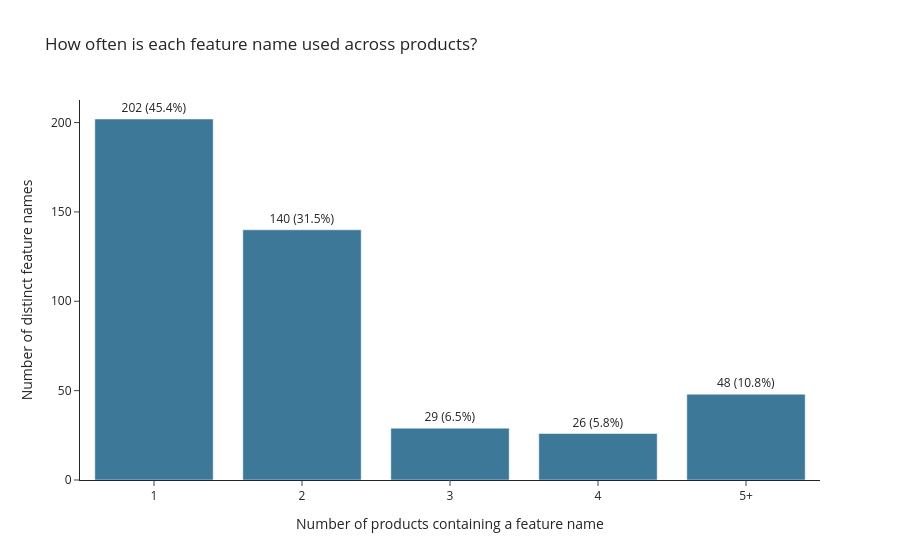
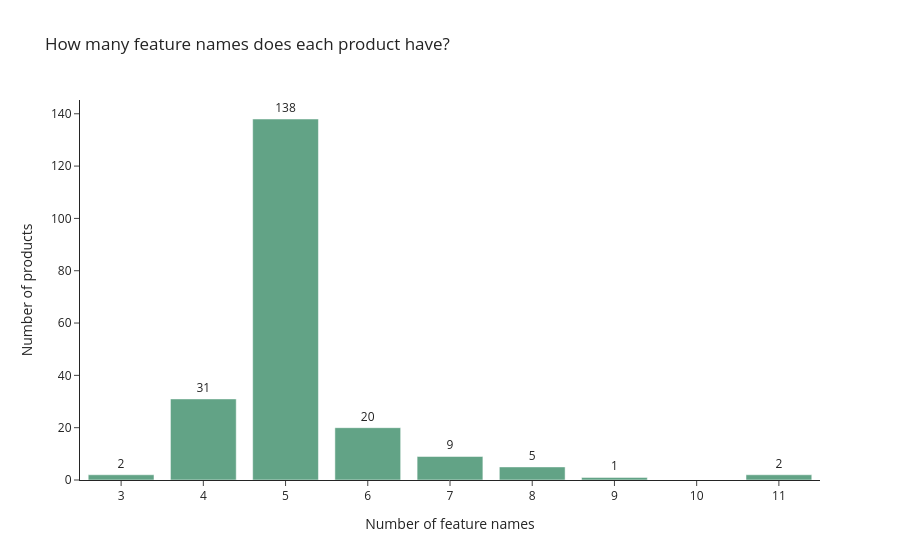
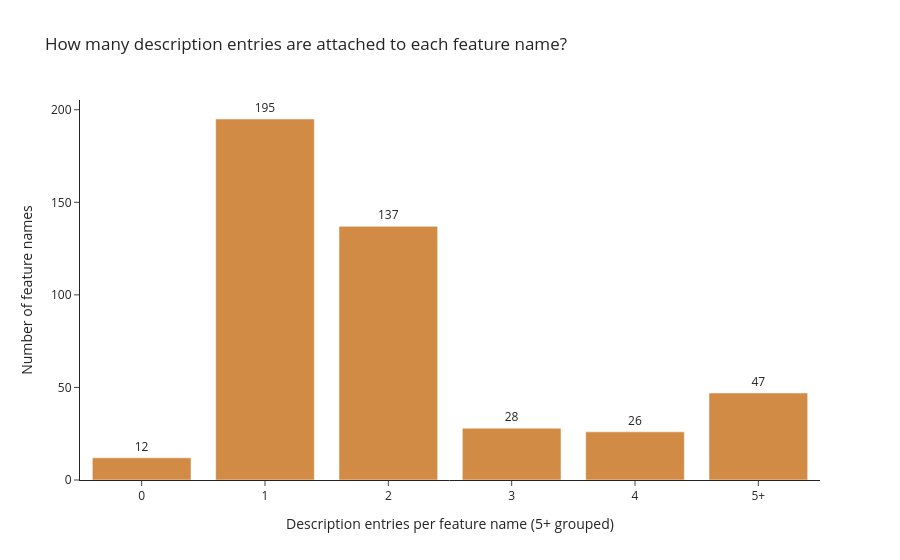

The code cell stored with these charts, in order, in its notebook:
### Markdown cell above
## 2.1 Visualizing product and feature patterns

These plots explore the preprocessed catalog only: how many feature names products have, how often each feature name is reused across products, and how many description entries are collected for each feature name.

A feature name can have several description entries because it appears on several products. Some entries may contain identical text. The final plot counts entries, not unique wording; the examples below the chart show what those counts mean.

### Code cell
import plotly.graph_objects as go
from IPython.display import display

# How many distinct feature names are used by 1, 2, 3, 4, or 5+ products?
support_categories = ["1", "2", "3", "4", "5+"]
support_group = [str(count) if count < 5 else "5+" for count in feature_name_counts.values()]
support_category_counts = [sum(group == category for group in support_group) for category in support_categories]

support_figure = go.Figure(
    go.Bar(
        x=support_categories,
        y=support_category_counts,
        text=[f"{count} ({count / len(feature_name_counts):.1%})" for count in support_category_counts],
        textposition="outside",
        marker_color="#3d7899",
        hovertemplate="Appears on %{x} product(s)<br>Feature names: %{y}<extra></extra>",
    )
)
support_figure.update_layout(
    title="How often is each feature name used across products?",
    xaxis_title="Number of products containing a feature name",
    yaxis_title="Number of distinct feature names",
    template="simple_white",
    showlegend=False,
)
display(support_figure)

# Distribution of how many feature names each product has.
product_feature_name_counts = Counter(len(product["titles"]) for product in products)
product_feature_name_values = sorted(product_feature_name_counts)
product_figure = go.Figure(
    go.Bar(
        x=product_feature_name_values,
        y=[product_feature_name_counts[count] for count in product_feature_name_values],
        text=[product_feature_name_counts[count] for count in product_feature_name_values],
        textposition="outside",
        marker_color="#62a386",
        hovertemplate="Feature names per product: %{x}<br>Products: %{y}<extra></extra>",
    )
)
product_figure.update_layout(
    title="How many feature names does each product have?",
    xaxis_title="Number of feature names",
    yaxis_title="Number of products",
    template="simple_white",
    showlegend=False,
)
display(product_figure)

# Count description entries attached to each feature name.
description_categories = ["0", "1", "2", "3", "4", "5+"]
description_bins = Counter(str(count) if count < 5 else "5+" for count in desc_counts)

description_figure = go.Figure(
    go.Bar(
        x=description_categories,
        y=[description_bins[category] for category in description_categories],
        text=[description_bins[category] for category in description_categories],
        textposition="outside",
        marker_color="#d18b45",
        hovertemplate="Description entries for a feature name: %{x}<br>Feature names: %{y}<extra></extra>",
    )
)
description_figure.update_layout(
    title="How many description entries are attached to each feature name?",
    xaxis_title="Description entries per feature name (5+ grouped)",
    yaxis_title="Number of feature names",
    template="simple_white",
    showlegend=False,
)
display(description_figure)

# Concrete examples: show how repeated entries are stored for individual feature names.
example_feature_names = ["Light insulation", "Reflective details"]
for feature_name in example_feature_names:
    record = next((record for record in records if record["title"] == feature_name), None)
    if record is None:
        continue
    descriptions = Counter(record["descriptions"])
    print(
        f"\n{feature_name}: {sum(descriptions.values())} description entries, "
        f"{len(descriptions)} distinct text versions"
    )
    for description, count in descriptions.most_common(3):
        print(f"  {count}x: {description}")

### Figure 1 — Plotly figure (JSON) as saved in the notebook; plotly's stock layout.template omitted (floating-point values rounded to 4 significant figures)
{"data": [{"hovertemplate": "Appears on %{x} product(s)<br>Feature names: %{y}<extra></extra>", "marker": {"color": "#3d7899"}, "text": ["202 (45.4%)", "140 (31.5%)", "29 (6.5%)", "26 (5.8%)", "48 (10.8%)"], "textposition": "outside", "type": "bar", "x": ["1", "2", "3", "4", "5+"], "y": [202, 140, 29, 26, 48]}], "layout": {"showlegend": false, "title": {"text": "How often is each feature name used across products?"}, "xaxis": {"title": {"text": "Number of products containing a feature name"}}, "yaxis": {"title": {"text": "Number of distinct feature names"}}}}

### Figure 2 — Plotly figure (JSON) as saved in the notebook; plotly's stock layout.template omitted (floating-point values rounded to 4 significant figures)
{"data": [{"hovertemplate": "Feature names per product: %{x}<br>Products: %{y}<extra></extra>", "marker": {"color": "#62a386"}, "text": ["2", "31", "138", "20", "9", "5", "1", "2"], "textposition": "outside", "type": "bar", "x": [3, 4, 5, 6, 7, 8, 9, 11], "y": [2, 31, 138, 20, 9, 5, 1, 2]}], "layout": {"showlegend": false, "title": {"text": "How many feature names does each product have?"}, "xaxis": {"title": {"text": "Number of feature names"}}, "yaxis": {"title": {"text": "Number of products"}}}}

### Figure 3 — Plotly figure (JSON) as saved in the notebook; plotly's stock layout.template omitted (floating-point values rounded to 4 significant figures)
{"data": [{"hovertemplate": "Description entries for a feature name: %{x}<br>Feature names: %{y}<extra></extra>", "marker": {"color": "#d18b45"}, "text": ["12", "195", "137", "28", "26", "47"], "textposition": "outside", "type": "bar", "x": ["0", "1", "2", "3", "4", "5+"], "y": [12, 195, 137, 28, 26, 47]}], "layout": {"showlegend": false, "title": {"text": "How many description entries are attached to each feature name?"}, "xaxis": {"title": {"text": "Description entries per feature name (5+ grouped)"}}, "yaxis": {"title": {"text": "Number of feature names"}}}}
